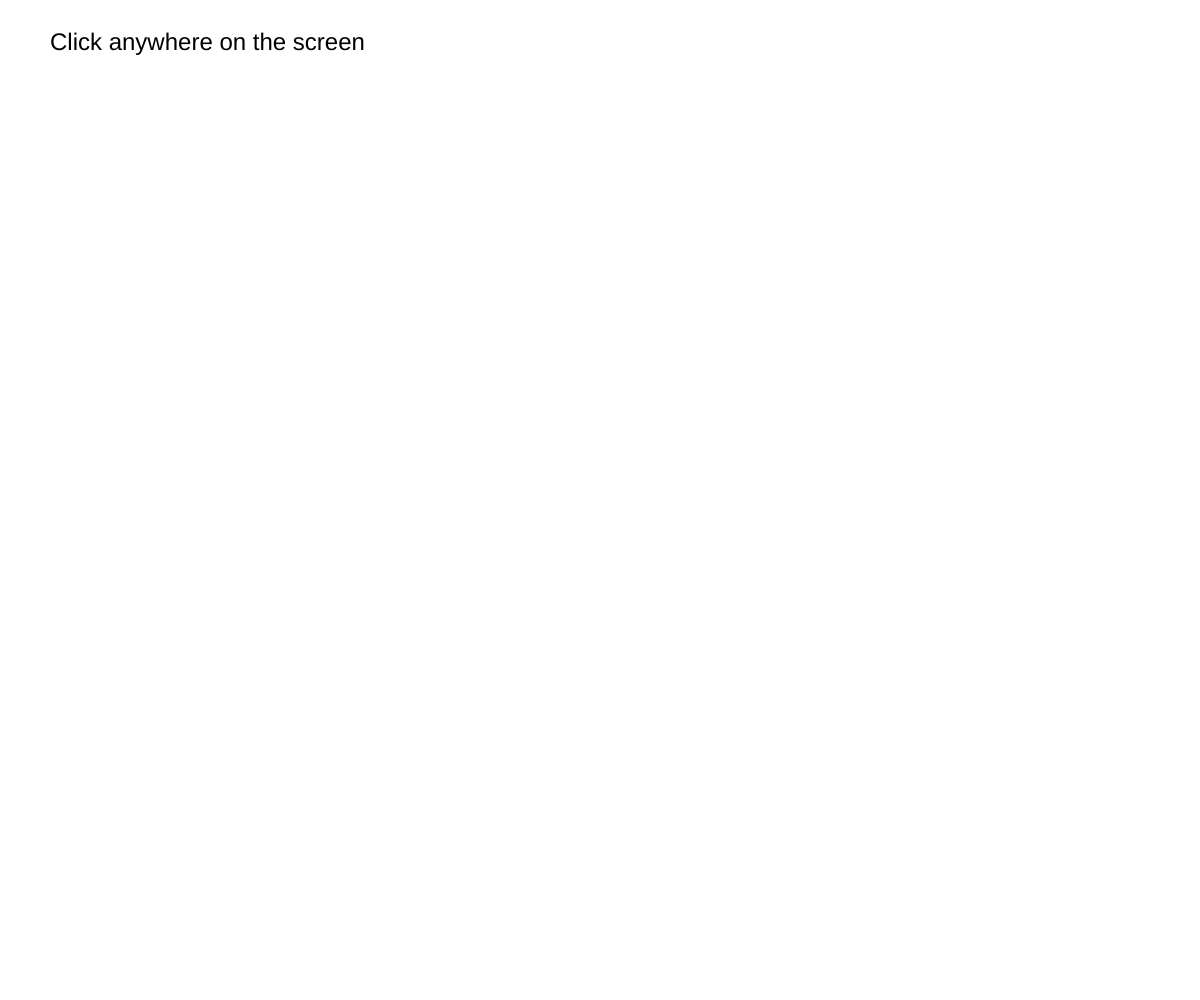
Frame 1 (no input)
Frame 60 (no input): identical to frame 1, image omitted
Frame 120 (the mouse pressed at the canvas centre since frame 60): identical to frame 1, image omitted

The p5.js sketch that drew this single still picture (run headless with seeded random() and noise() and a simulated clock; from frame 60 on, the mouse is pressed at the canvas centre):

// p5.js sketch
// ── sketch.js
var balls = [];

var canvasWidth = window.innerWidth;
var canvasHeight = window.innerHeight;

function setup() {
  createCanvas(canvasWidth, canvasHeight);
}

function draw() {
  background(255);
  
  fill(0);
  noStroke();
  textSize(24);
  text("Click anywhere on the screen",50,50);
  
  balls.forEach(function(ball){
    ball.show();
    ball.update();
  });
}

function mouseClicked(){
  // check where the mouse is clicked
  var ballClicked = false;
  
  if(!ballClicked){
    balls.push(new Ball(mouseX,mouseY,random(20,40)));
  }
}

/*print("Mass");
print(self.mass);
print(ball.mass);

print("Initial Velocity");
print(self.vx);
print(self.vy);
print(ball.vx);
print(ball.vy);

print("Final Velocity");
print(newVelX1);
print(newVelY1);
print(newVelX2);
print(newVelY2);

noLoop();*/


// ── Ball.js
var t = 0;

//constructor function for creating ball
var Ball = function(x,y,r) {
  this.xpos = x;
  this.ypos = y;
  this.r = r;
  
  var density = 0.1; // 
  this.mass = density * 4/3*PI*this.r^3; // proportional to
  this.collidesWith = [];
  
  this.vx = random(-2,2);
  this.vy = 2;
  
  this.rr = random(255);
  this.gg = random(255);
  this.bb = random(255);
  
  this.show = function(){
    noFill();
    stroke(this.rr,this.gg,this.bb);
    ellipse(this.xpos,this.ypos,this.r*2,this.r*2);
  };
};

Ball.prototype.update = function(){
  if(this.ypos + this.r >= canvasHeight){
    if(this.vy > 0){
      this.vy = -0.99*this.vy;
    }
  }else{
    this.vy += 0.3;
  }
  
  if(this.ypos - this.r <= 0){
    if(this.vy < 0){
      this.vy = -0.99*this.vy;
    }
  }
  
  if(this.xpos + this.r >= canvasWidth){
    if(this.vx > 0){
      this.vx = -0.99 * this.vx;
    }
  }
  
  if(this.xpos - this.r <= 0){
    if(this.vx < 0){
      this.vx = -0.99 * this.vx;
    }
  }
  
  this.xpos += this.vx + map(noise(t),0,1,0,2);
  this.ypos += this.vy;
  
  t += 0.01;
  
  // check collision
  var isCollision = false;
  this.collidesWith = [];
  
  var self = this;
  
  balls.forEach(function(ball){
    // exclude the same ball
    if(ball != self){
      var distance = Math.sqrt(Math.pow(self.xpos-ball.xpos,2) + Math.pow(self.ypos-ball.ypos,2));

      if(self.r+ball.r >= distance){
        // collision is true
        isCollision= true;
        self.collidesWith.push(ball);
        
        var current = self;
        var collidedBefore = false;
        ball.collidesWith.some(function(ball){
          if(current == ball){
            collidedBefore = true;
          }
        });
        
        if(!collidedBefore){
          // physics momentum stuff
          var newVelX1 = (self.vx * (self.mass-ball.mass) + (2*ball.mass*ball.vx)) / (self.mass+ball.mass);
          var newVelY1 = (self.vy * (self.mass-ball.mass) + (2*ball.mass*ball.vy)) / (self.mass+ball.mass);
          var newVelX2 = (ball.vx * (ball.mass-self.mass) + (2*self.mass*self.vx)) / (self.mass+ball.mass);
          var newVelY2 = (ball.vy * (ball.mass-self.mass) + (2*self.mass*self.vy)) / (self.mass+ball.mass);

          self.vx = newVelX1;
          self.vy = newVelY1;
          ball.vx = newVelX2;
          ball.vx = newVelY2;
        }
      }
    }
  });
};
